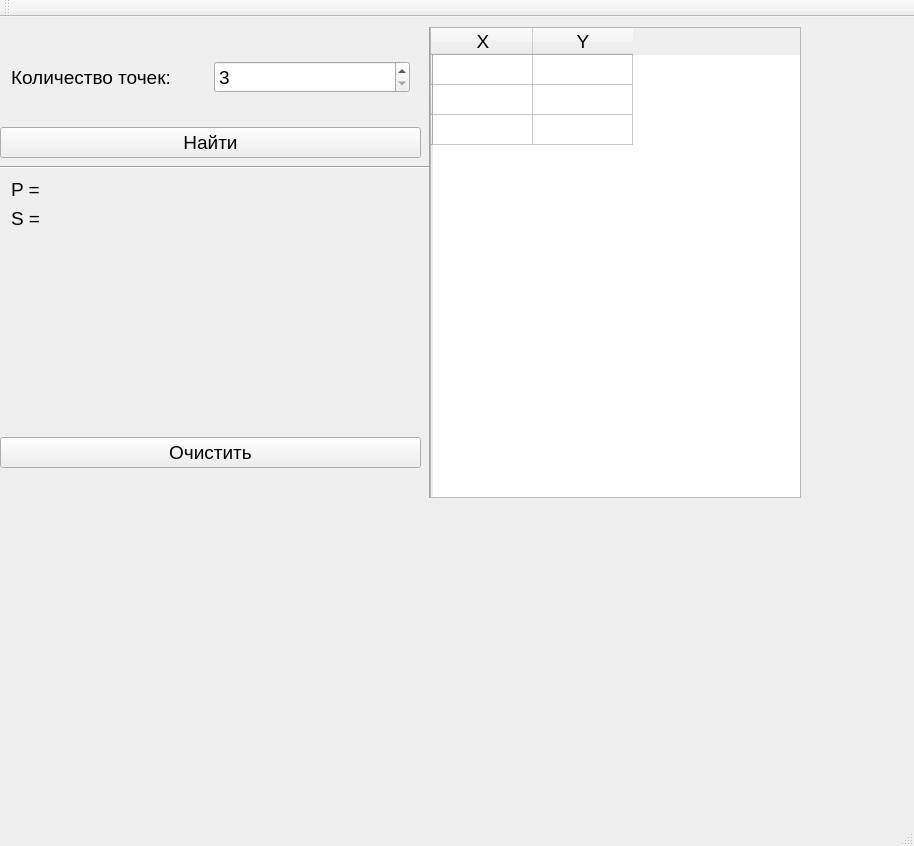
<?xml version="1.0" encoding="UTF-8"?>
<ui version="4.0">
 <class>MainWindow</class>
 <widget class="QMainWindow" name="MainWindow">
  <property name="geometry">
   <rect>
    <x>0</x>
    <y>0</y>
    <width>914</width>
    <height>846</height>
   </rect>
  </property>
  <property name="font">
   <font>
    <pointsize>14</pointsize>
   </font>
  </property>
  <property name="windowTitle">
   <string>MainWindow</string>
  </property>
  <widget class="QWidget" name="centralWidget">
   <widget class="QPushButton" name="pushButton_find">
    <property name="geometry">
     <rect>
      <x>0</x>
      <y>110</y>
      <width>421</width>
      <height>31</height>
     </rect>
    </property>
    <property name="text">
     <string>Найти</string>
    </property>
   </widget>
   <widget class="Line" name="line_2">
    <property name="geometry">
     <rect>
      <x>-10</x>
      <y>140</y>
      <width>441</width>
      <height>20</height>
     </rect>
    </property>
    <property name="orientation">
     <enum>Qt::Horizontal</enum>
    </property>
   </widget>
   <widget class="QWidget" name="horizontalLayoutWidget">
    <property name="geometry">
     <rect>
      <x>0</x>
      <y>20</y>
      <width>421</width>
      <height>80</height>
     </rect>
    </property>
    <layout class="QHBoxLayout" name="horizontalLayout">
     <item>
      <widget class="QLabel" name="label_count">
       <property name="text">
        <string>Количество точек:</string>
       </property>
      </widget>
     </item>
     <item>
      <widget class="QSpinBox" name="spinBox_count">
       <property name="minimum">
        <number>3</number>
       </property>
      </widget>
     </item>
    </layout>
   </widget>
   <widget class="Line" name="line">
    <property name="geometry">
     <rect>
      <x>420</x>
      <y>10</y>
      <width>21</width>
      <height>471</height>
     </rect>
    </property>
    <property name="orientation">
     <enum>Qt::Vertical</enum>
    </property>
   </widget>
   <widget class="QPushButton" name="pushButton_clear">
    <property name="geometry">
     <rect>
      <x>0</x>
      <y>420</y>
      <width>421</width>
      <height>31</height>
     </rect>
    </property>
    <property name="text">
     <string>Очистить</string>
    </property>
   </widget>
   <widget class="QWidget" name="formLayoutWidget">
    <property name="geometry">
     <rect>
      <x>0</x>
      <y>150</y>
      <width>421</width>
      <height>251</height>
     </rect>
    </property>
    <layout class="QFormLayout" name="formLayout">
     <item row="1" column="0">
      <widget class="QLabel" name="label_S">
       <property name="text">
        <string>S =</string>
       </property>
      </widget>
     </item>
     <item row="0" column="0">
      <widget class="QLabel" name="label_P">
       <property name="text">
        <string>P =</string>
       </property>
      </widget>
     </item>
     <item row="0" column="1">
      <widget class="QLabel" name="label_P_value">
       <property name="text">
        <string/>
       </property>
      </widget>
     </item>
     <item row="1" column="1">
      <widget class="QLabel" name="label_S_value">
       <property name="text">
        <string/>
       </property>
      </widget>
     </item>
    </layout>
   </widget>
   <widget class="QTableWidget" name="tableWidget_massive">
    <property name="geometry">
     <rect>
      <x>430</x>
      <y>10</y>
      <width>371</width>
      <height>471</height>
     </rect>
    </property>
    <row>
     <property name="text">
      <string/>
     </property>
    </row>
    <row>
     <property name="text">
      <string/>
     </property>
    </row>
    <row>
     <property name="text">
      <string/>
     </property>
    </row>
    <column>
     <property name="text">
      <string>X</string>
     </property>
    </column>
    <column>
     <property name="text">
      <string>Y</string>
     </property>
    </column>
   </widget>
  </widget>
  <widget class="QMenuBar" name="menuBar">
   <property name="geometry">
    <rect>
     <x>0</x>
     <y>0</y>
     <width>914</width>
     <height>24</height>
    </rect>
   </property>
  </widget>
  <widget class="QToolBar" name="mainToolBar">
   <attribute name="toolBarArea">
    <enum>TopToolBarArea</enum>
   </attribute>
   <attribute name="toolBarBreak">
    <bool>false</bool>
   </attribute>
  </widget>
  <widget class="QStatusBar" name="statusBar"/>
 </widget>
 <layoutdefault spacing="6" margin="11"/>
 <resources/>
 <connections/>
</ui>
